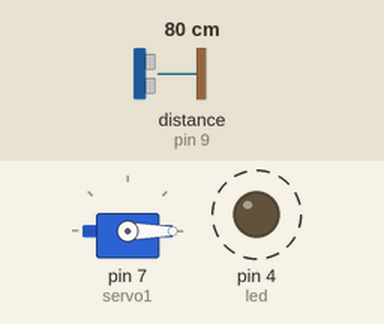
A sketch run on a simulated Arduino Uno, built with avr-gcc and run on an emulated ATmega328P. Parts: servo, output pins drawn as LEDs (lit = HIGH). Wiring (inferred from the names in the program): ultrasonic range finder: trigger pin 8; echo pin 9. Dashed ring = blinking. Inputs (shaded band) come from the test bench; at power-on: distance to the obstacle (sensor on pin 9) 80 cm. The echo pulse lasts 58.3 µs per cm; pins used as bus, display or sensor lines are not drawn.

Above: at 0.1 s.
At 19.1 s:
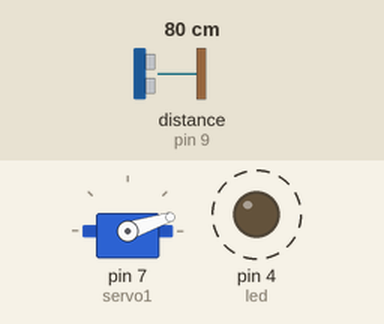
At 38.1 s:
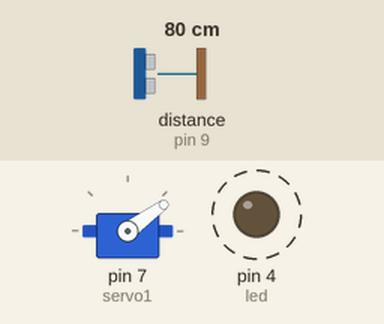
Timing chart, 0 to 40.0 s (numbered marks = the images above):
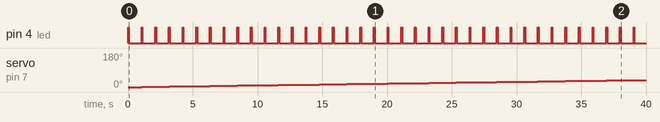

The sketch:

radar_code.ino
```cpp
#include <Servo.h>.
const int trigPin = 8;
const int echoPin = 9;
const int led = 4;
long timetaken;
int objectdistance;
int pos = 0;
Servo servo1;
void setup() {
  pinMode(led, OUTPUT);
  pinMode(trigPin, OUTPUT);
  pinMode(echoPin, INPUT);
  pinMode(led, OUTPUT);
  Serial.begin(9600);
  servo1.attach(7);
  digitalWrite(led, HIGH);
}
void loop() {


  for(pos = 0; pos < 180; pos++)
  {
    servo1.write(pos);
    delay(50);
     objectdistance = distance();
     if (10<objectdistance<15)
     {
  digitalWrite(led, LOW);
  delay(1000);
 digitalWrite(led, HIGH);


  }else if ( 0<objectdistance<10)

  {
    servo1.write(pos);
    delay(5000);
    for(pos = 0; pos < 5; pos++) {
    digitalWrite(led, LOW);
  delay(100);
 digitalWrite(led, HIGH);

  }
  Serial.print(pos);
 Serial.print("here something");

  }
  else continue;
  }
  for(pos = 180; pos>=1; pos-=1)
  {
    servo1.write(pos);
    delay(40);
    objectdistance= distance();
    if (10<objectdistance<15)
     {
  digitalWrite(led, LOW);
  delay(1000);
 digitalWrite(led, HIGH);


  }else if ( 0<objectdistance<10)

  {
    servo1.write(pos);
    delay(5000);
    for(pos = 0; pos < 5; pos += 1) {
    digitalWrite(led, LOW);
  delay(100);
 digitalWrite(led, HIGH);
    }
     Serial.print(pos);
 Serial.print("here something");
 Serial.print(objectdistance);
    Serial.print("cm");

  }

   else continue;

    Serial.print(objectdistance);
    Serial.print("cm");
    Serial.print(",");


}


}
int distance(){ digitalWrite(trigPin, LOW);
  delayMicroseconds(5);
   digitalWrite(trigPin, HIGH);
  delayMicroseconds(10);
  digitalWrite(trigPin, LOW);

   timetaken = pulseIn(echoPin, HIGH);
 int objectdistanced = (timetaken*0.034/2);

     return objectdistance;

}
```

Measured:
- by itself, pin 4 (led): alternates HIGH for 0.06 s and LOW for 1.0 s
- by itself, servo on pin 7 (servo1): moves from 0° to 37° over 38.0 s
